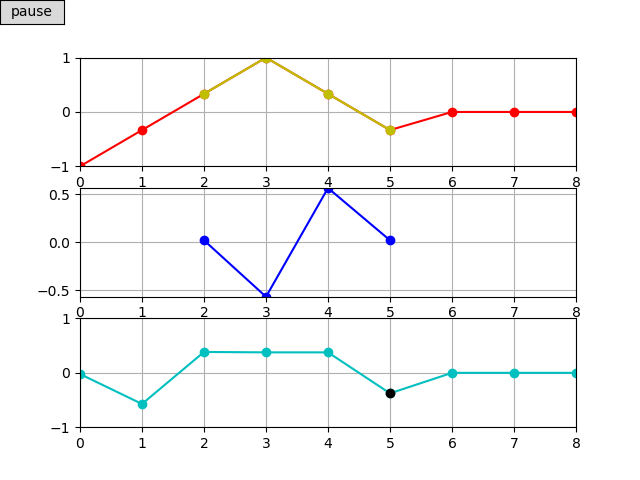

Generate this figure with Python:
import numpy as np
import matplotlib.pyplot as plt
import scipy.signal as sc
from matplotlib.animation import FuncAnimation
from buttons import buttonOnFigure
#--------------------------------------
fig = plt.figure()
fs  = 6
N   = 6
xFrec = 1

hData,=np.load("4_clase/low_pass_short.npy").astype(float)
hData=np.insert(hData,0,hData[-1]) #ojo que pydfa me guarda 1 dato menos...
M=len(hData)
#--------------------------------------
def x(f,n):
    return 1*sc.sawtooth(2*np.pi*xFrec*n/fs,0.5)

tData            = np.arange(-M+1,N+M-1,1)
xData            = np.zeros(N+2*(M-1))
xData[M-1:N+M-1] = x(xFrec,tData[M-1:N+M-1])
xAxe             = fig.add_subplot(3,1,1)
xLn,xHighLn      = plt.plot(tData,xData,'r-o',[],[],'y-o')
xAxe.grid(True)
xAxe.set_xlim(0,M+N-2)
xAxe.set_ylim(np.min(xData),np.max(xData))
#--------------------------------------
hAxe = fig.add_subplot(3,1,2)
hLn, = plt.plot([],[],'b-o')
hAxe.grid(True)
hAxe.set_xlim(0,M+N-2)
hAxe.set_ylim(np.min(hData),np.max(hData))
#--------------------------------------
yAxe       = fig.add_subplot(3,1,3)
yLn,yDotLn = plt.plot([],[],'c-o',[],[],'ko')
yAxe.grid(True)
yAxe.set_xlim(0,M+N-2)
yAxe.set_ylim(np.min(xData),np.max(xData))
yData=[]
#--------------------------------------
def init():
    global yData
    yData=np.zeros(N+M-1)
    return hLn,xLn,xHighLn,yLn,yDotLn

def update(i):
    global yData
    t=np.linspace(-M+1+i,i,M,endpoint=True)
    yData[i]=np.sum(xData[i:i+M]*hData[::-1])
    xHighLn.set_data(t,xData[i:i+M])
    hLn.set_data(t,hData[::-1])
    yLn.set_data(tData[M-1:],yData)
    yDotLn.set_data(tData[M-1+i],yData[i])
    return hLn,xLn,xHighLn,yLn,yDotLn

ani=FuncAnimation(fig,update,M+N-1,init,interval=1000 ,blit=True,repeat=True)
plt.get_current_fig_manager().window.showMaximized()
b=buttonOnFigure(fig,ani)
plt.show()
